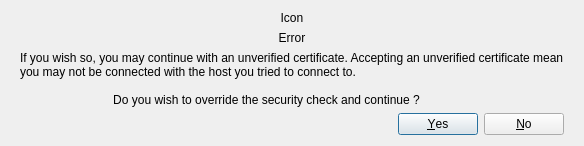
<?xml version="1.0" encoding="UTF-8"?>
<ui version="4.0">
    <class>CertificateErrorDialog</class>
    <widget class="QDialog" name="CertificateErrorDialog">
        <property name="geometry">
            <rect>
                <x>0</x>
                <y>0</y>
                <width>370</width>
                <height>141</height>
            </rect>
        </property>
        <property name="windowTitle">
            <string>Dialog</string>
        </property>
        <layout class="QVBoxLayout" name="verticalLayout">
            <property name="leftMargin">
                <number>20</number>
            </property>
            <property name="rightMargin">
                <number>20</number>
            </property>
            <item>
                <widget class="QLabel" name="m_iconLabel">
                    <property name="text">
                        <string>Icon</string>
                    </property>
                    <property name="alignment">
                        <set>Qt::AlignCenter</set>
                    </property>
                </widget>
            </item>
            <item>
                <widget class="QLabel" name="m_errorLabel">
                    <property name="sizePolicy">
                        <sizepolicy hsizetype="Preferred" vsizetype="Preferred">
                            <horstretch>0</horstretch>
                            <verstretch>0</verstretch>
                        </sizepolicy>
                    </property>
                    <property name="text">
                        <string>Error</string>
                    </property>
                    <property name="alignment">
                        <set>Qt::AlignCenter</set>
                    </property>
                    <property name="wordWrap">
                        <bool>true</bool>
                    </property>
                </widget>
            </item>
            <item>
                <widget class="QLabel" name="m_infoLabel">
                    <property name="sizePolicy">
                        <sizepolicy hsizetype="MinimumExpanding" vsizetype="MinimumExpanding">
                            <horstretch>0</horstretch>
                            <verstretch>0</verstretch>
                        </sizepolicy>
                    </property>
                    <property name="text">
                        <string>If you wish so, you may continue with an unverified certificate. Accepting an unverified certificate mean you may not be connected with the host you tried to connect to.

                            Do you wish to override the security check and continue ?   </string>
                    </property>
                    <property name="alignment">
                        <set>Qt::AlignLeading|Qt::AlignLeft|Qt::AlignVCenter</set>
                    </property>
                    <property name="wordWrap">
                        <bool>true</bool>
                    </property>
                </widget>
            </item>
            <item>
                <spacer name="verticalSpacer">
                    <property name="orientation">
                        <enum>Qt::Vertical</enum>
                    </property>
                    <property name="sizeHint" stdset="0">
                        <size>
                            <width>20</width>
                            <height>16</height>
                        </size>
                    </property>
                </spacer>
            </item>
            <item>
                <widget class="QDialogButtonBox" name="buttonBox">
                    <property name="orientation">
                        <enum>Qt::Horizontal</enum>
                    </property>
                    <property name="standardButtons">
                        <set>QDialogButtonBox::No|QDialogButtonBox::Yes</set>
                    </property>
                </widget>
            </item>
        </layout>
    </widget>
    <resources/>
    <connections>
        <connection>
            <sender>buttonBox</sender>
            <signal>accepted()</signal>
            <receiver>CertificateErrorDialog</receiver>
            <slot>accept()</slot>
            <hints>
                <hint type="sourcelabel">
                    <x>248</x>
                    <y>254</y>
                </hint>
                <hint type="destinationlabel">
                    <x>157</x>
                    <y>274</y>
                </hint>
            </hints>
        </connection>
        <connection>
            <sender>buttonBox</sender>
            <signal>rejected()</signal>
            <receiver>CertificateErrorDialog</receiver>
            <slot>reject()</slot>
            <hints>
                <hint type="sourcelabel">
                    <x>316</x>
                    <y>260</y>
                </hint>
                <hint type="destinationlabel">
                    <x>286</x>
                    <y>274</y>
                </hint>
            </hints>
        </connection>
    </connections>
</ui>
